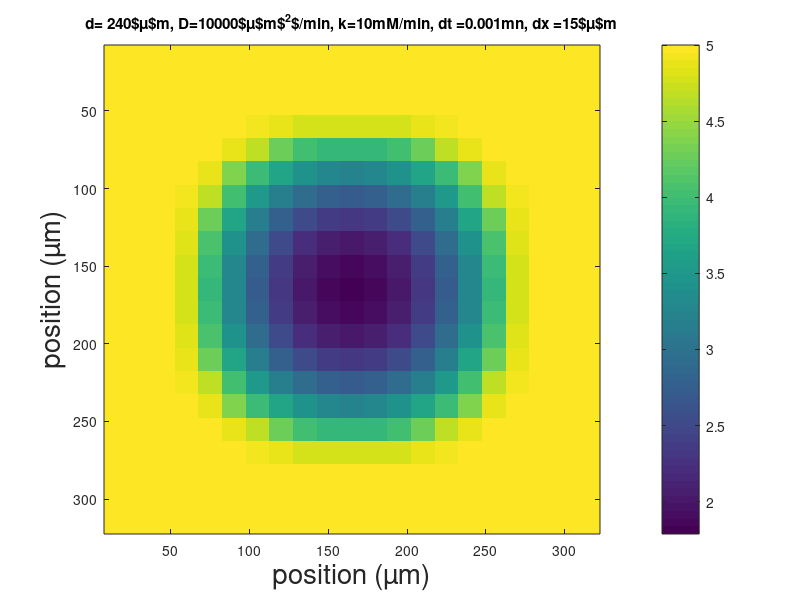
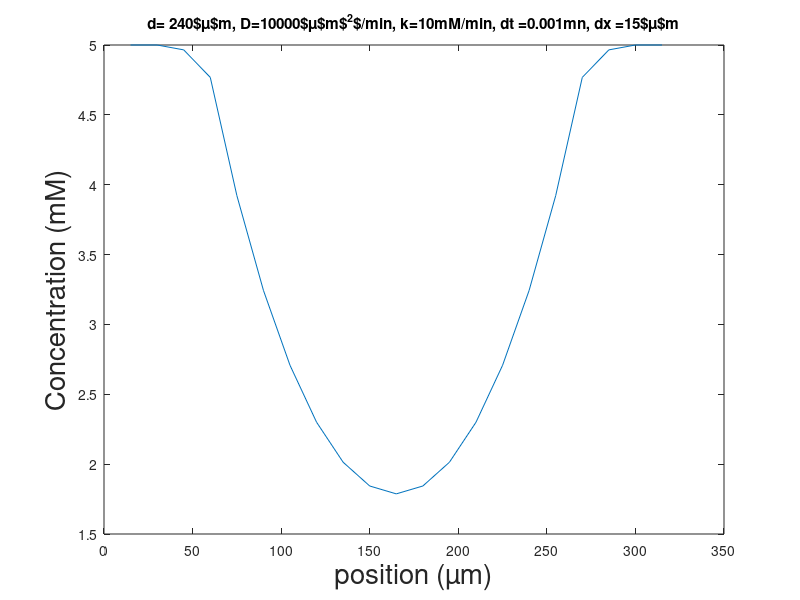
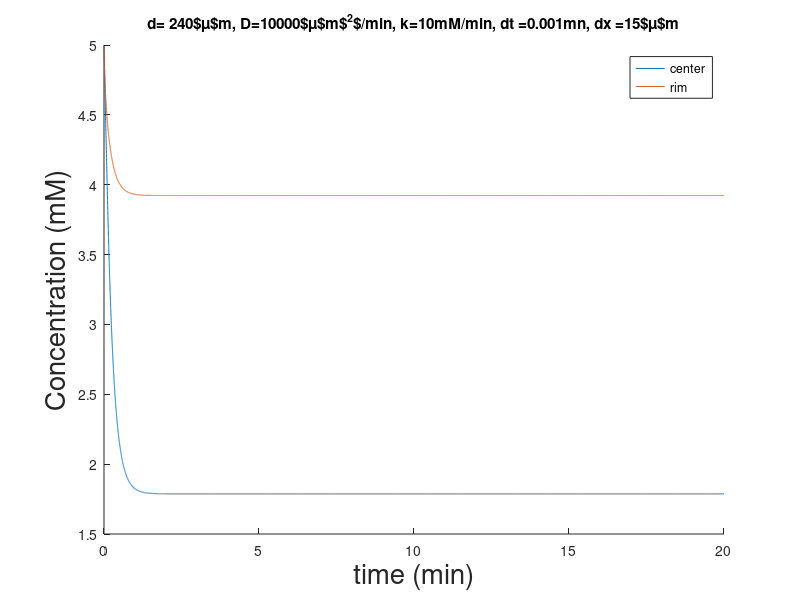

MATLAB code to generate these figures, in order:
clear all;
close all;

tic()
sz = 21;
G = zeros(sz,sz);
kG = zeros(sz,sz);

DG = ones(sz,sz);
DG = 40000*DG;
DG_tissue = 10000;
kG_tissue = 10;
r = round(sz/2.2)-2; %radius of the tissue circle in units

dx = 15;
dt = 1/1000;
ntime = 20/dt;

%giving all indexes corresponding to a center circle
[i,j,v] = find(DG!=0);
dsy = j-round(sz/2);
dsx = i-round(sz/2);
DG(find((dsx.^2+dsy.^2)<r^2))= DG_tissue;
kG(find((dsx.^2+dsy.^2)<r^2))= kG_tissue;

G(:,:) =5;



tic()
for i=1:ntime
    i

    G(find((dsx.^2+dsy.^2)>=r^2))= 5;

    %explicit  scheme
    %x-step
    G(2:sz-1,:) =  G(2:sz-1,:) + dt*(DG(3:sz,:)-DG(1:sz-2,:))/(4*dx^2).*(G(3:sz,:)-G(1:sz-2,:)) + DG(2:sz-1,:)*dt/dx^2.*(G(3:sz,:) -2*(G(2:sz-1,:)) + G(1:sz-2,:)) -kG(2:sz-1,:).*(G(2:sz-1,:).^4)./(G(2:sz-1,:).^4+(0.1)^4)*dt;
    %y-step
    G(:,2:sz-1) =  G(:,2:sz-1) + dt*(DG(:,3:sz)-DG(:,1:sz-2))/(4*dx^2).*(G(:,3:sz)-G(:,1:sz-2))+ DG(:,2:sz-1)*dt/dx^2.*(G(:,3:sz) -2*(G(:,2:sz-1)) + G(:,1:sz-2));

    Gt(i,1) =  G(round(sz/2),round(sz/2));
    Gt(i,2) =  G(round(sz/2),round(sz/2-r+2));


endfor
toc()

fG = figure;
aG = axes(fG);
imagesc((1:sz)*dx,(1:sz)*dx,G)
colorbar
xlabel(aG,'position (µm)','fontsize',20)
ylabel(aG, 'position (µm)','fontsize',20)
title(aG, ['d= ' num2str(r*2*dx) '$\mu$m, D=' num2str(DG_tissue) '$\mu$m$^2$/min, k=' num2str(kG_tissue) 'mM/min, dt =' num2str(dt) 'mn, dx =' num2str(dx) '$\mu$m'])

fGx = figure;
aGx = axes(fGx);
plot((1:sz)*dx,G(round(sz/2),:))
xlabel(aGx,'position (µm)','fontsize',20)
ylabel(aGx, 'Concentration (mM)','fontsize',20)
title(aGx, ['d= ' num2str(r*2*dx) '$\mu$m, D=' num2str(DG_tissue) '$\mu$m$^2$/min, k=' num2str(kG_tissue) 'mM/min, dt =' num2str(dt) 'mn, dx =' num2str(dx) '$\mu$m'])

fGt  = figure;
aGt = axes(fGt);
hold(aGt);
plot(aGt,(1:ntime)*dt,Gt(:,1))
plot(aGt,(1:ntime)*dt,Gt(:,2))
xlabel(aGt,'time (min)','fontsize',20)
ylabel(aGt, 'Concentration (mM)','fontsize',20)
legend(aGt,'center','rim')
title(aGt, ['d= ' num2str(r*2*dx) '$\mu$m, D=' num2str(DG_tissue) '$\mu$m$^2$/min, k=' num2str(kG_tissue) 'mM/min, dt =' num2str(dt) 'mn, dx =' num2str(dx) '$\mu$m'])


print (fG, "/home/antony/Documents/Post-doc/test_fortran/plots/RD_G_cons12.pdf", "-dpdflatexstandalone","-S480,360","-FCalibri:22");
print (fGx, "/home/antony/Documents/Post-doc/test_fortran/plots/RD_Gx_cons12.pdf", "-dpdflatexstandalone","-S480,360","-FCalibri:22");
print (fGt, "/home/antony/Documents/Post-doc/test_fortran/plots/RD_Gt_cons12.pdf", "-dpdflatexstandalone","-S480,360","-FCalibri:22");

%name configs and run them with different parameters
%cons1 Schaller cons / my parameters  small tissue D 6000 k 20 cell diam 2.5
%cons2 Schaller cons / my parameters large tissue D 6000 k 20 cell diam 2.5
%cons3 Schaller cons / Schaller parameters small tissue D 6000 k 10 cell diam 3
%cons4 Schaller/Mao cons / Mao parameters small tissue D 1200 k 3.5 cell diam 6.6
%cons5 unknown cons / my parameters small tissue D 10000 k 20 cell diam 7.5
%cons6 unknown cons / my parameters large tissue D 10000 k 10 cell diam 7.5
%model 2----------------------------------------------
%cons7 unknown cons / my parameters large tissue D 10000 kt 4 cell diam 7.5
%cons8 unknown cons / my parameters small tissue D 10000 kt 4 cell diam 7.5
%model 3----------------------------------------------
%cons9 unknown cons / my parameters large tissue D 10000 km 10 cell diam 7.5 smoot
%cons10 unknown cons / my parameters small tissue D 10000 km 10 cell diam 7.5 smoot
%cons11 unknown cons / my parameters large tissue D 10000 km 10 cell diam 7.5 sharp
%cons12 unknown cons / my parameters small tissue D 10000 km 10 cell diam 7.5 sharp
